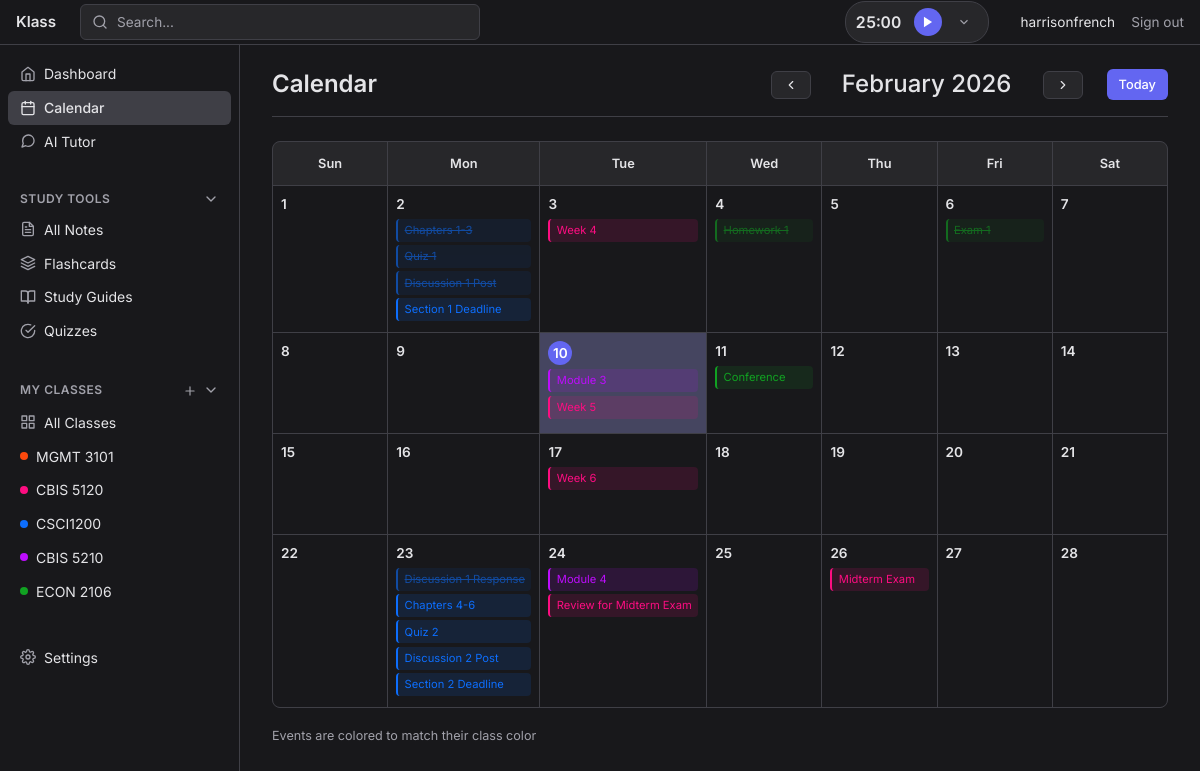
The app's page /calendar (signed in) with its own data.
### tables this page shows
CREATE TABLE users (
            id INTEGER PRIMARY KEY AUTOINCREMENT,
            email TEXT UNIQUE NOT NULL,
            username TEXT UNIQUE NOT NULL,
            password_hash TEXT NOT NULL,
            created_at TIMESTAMP DEFAULT CURRENT_TIMESTAMP,
            updated_at TIMESTAMP DEFAULT CURRENT_TIMESTAMP
        );

CREATE TABLE classes (
            id INTEGER PRIMARY KEY AUTOINCREMENT,
            name TEXT NOT NULL,
            code TEXT,
            instructor TEXT,
            semester TEXT,
            color TEXT DEFAULT '#0d6efd',
            description TEXT,
            created_at TIMESTAMP DEFAULT CURRENT_TIMESTAMP,
            updated_at TIMESTAMP DEFAULT CURRENT_TIMESTAMP
        , syllabus_filename TEXT, user_id INTEGER REFERENCES users(id));

CREATE TABLE assignments (
            id INTEGER PRIMARY KEY AUTOINCREMENT,
            class_id INTEGER NOT NULL,
            title TEXT NOT NULL,
            description TEXT,
            due_date DATE,
            points INTEGER,
            status TEXT DEFAULT 'pending',
            created_at TIMESTAMP DEFAULT CURRENT_TIMESTAMP,
            FOREIGN KEY (class_id) REFERENCES classes (id) ON DELETE CASCADE
        );

CREATE TABLE calendar_events (
            id INTEGER PRIMARY KEY AUTOINCREMENT,
            class_id INTEGER NOT NULL,
            title TEXT NOT NULL,
            description TEXT,
            event_date DATE,
            event_type TEXT DEFAULT 'other',
            created_at TIMESTAMP DEFAULT CURRENT_TIMESTAMP,
            FOREIGN KEY (class_id) REFERENCES classes (id) ON DELETE CASCADE
        );

### app/routes.py (the view)
@app.route('/calendar')
@login_required
def calendar():
    db = get_db()
    user_id = session['user_id']
    today = date.today()
    year = request.args.get('year', today.year, type=int)
    month = request.args.get('month', today.month, type=int)
    if month < 1:
        month = 12
        year -= 1
    elif month > 12:
        month = 1
        year += 1
    cursor = db.execute('''
        SELECT a.*, c.name as class_name, c.code as class_code, c.color as class_color
        FROM assignments a
        JOIN classes c ON a.class_id = c.id
        WHERE c.user_id = ?
        ORDER BY a.due_date ASC
    ''', (user_id,))
    assignments = cursor.fetchall()
    cursor = db.execute('''
        SELECT e.*, c.name as class_name, c.code as class_code, c.color as class_color
        FROM calendar_events e
        JOIN classes c ON e.class_id = c.id
        WHERE c.user_id = ?
        ORDER BY e.event_date ASC
    ''', (user_id,))
    events = cursor.fetchall()
    events_by_date = {}
    for assignment in assignments:
        if assignment['due_date']:
            date_str = assignment['due_date']
            if date_str not in events_by_date:
                events_by_date[date_str] = []
            status = assignment['status']
            try:
                due_date = datetime.strptime(date_str, '%Y-%m-%d').date()
                if due_date < today and status != 'completed':
                    status = 'completed'
            except ValueError:
                pass
            events_by_date[date_str].append({
                'title': assignment['title'],
                'type': 'assignment',
                'class_name': assignment['class_name'],
                'class_color': assignment['class_color'],
                'status': status
            })
    for event in events:
        if event['event_date']:
            date_str = event['event_date']
            if date_str not in events_by_date:
                events_by_date[date_str] = []
            events_by_date[date_str].append({
                'title': event['title'],
                'type': event['event_type'] or 'other',
                'class_name': event['class_name'],
                'class_color': event['class_color']
            })
    calendar_days = []
    month_calendar = cal.Calendar(firstweekday=6)  # Sunday first
    for day_date in month_calendar.itermonthdates(year, month):
        date_str = day_date.strftime('%Y-%m-%d')
        day_events = events_by_date.get(date_str, [])
        calendar_days.append({
            'day': day_date.day,
            'date': date_str,
            'current_month': day_date.month == month,
            'is_today': day_date == today,
            'events': day_events
        })
    prev_month = month - 1
    prev_year = year
    if prev_month < 1:
        prev_month = 12
        prev_year -= 1
    next_month = month + 1
    next_year = year
    if next_month > 12:
        next_month = 1
        next_year += 1
    month_name = cal.month_name[month]
    return render_template(
        'calendar.html',
        calendar_days=calendar_days,
        year=year,
        month_name=month_name,
        prev_year=prev_year,
        prev_month=prev_month,
        next_year=next_year,
        next_month=next_month
    )

### app/templates/calendar.html (shortened to what this page needs)
{% extends "dashboard_base.html" %}
{% block content %}
<div class="page-header">
    <h1>Calendar</h1>
    <div class="calendar-nav">
        <a href="{{ url_for('calendar', year=prev_year, month=prev_month) }}" class="btn btn-sm btn-secondary">
            <span data-feather="chevron-left"></span>
        </a>
        <h2 class="h4" style="margin: 0;">{{ month_name }} {{ year }}</h2>
        <a href="{{ url_for('calendar', year=next_year, month=next_month) }}" class="btn btn-sm btn-secondary">
            <span data-feather="chevron-right"></span>
        </a>
        <a href="{{ url_for('calendar') }}" class="btn btn-sm btn-primary" style="margin-left: 0.5rem;">Today</a>
    </div>
</div>
<div class="calendar-grid">
    <div class="calendar-header">Sun</div>
    <div class="calendar-header">Mon</div>
    <div class="calendar-header">Tue</div>
    <div class="calendar-header">Wed</div>
    <div class="calendar-header">Thu</div>
    <div class="calendar-header">Fri</div>
    <div class="calendar-header">Sat</div>
    {% for day in calendar_days %}
    <div class="calendar-day {% if not day.current_month %}other-month{% endif %} {% if day.is_today %}today{% endif %}">
        <div class="day-number">{{ day.day }}</div>
        {% for event in day.events %}
        <div class="calendar-event {% if event.status == 'completed' %}completed{% endif %}"
             title="{{ event.title }}{% if event.class_name %} - {{ event.class_name }}{% endif %}"
             style="background: {{ event.class_color }}20; color: {{ event.class_color }}; border-left: 2px solid {{ event.class_color }};">
            {{ event.title }}
        </div>
        {% endfor %}
    </div>
    {% endfor %}
</div>
<div class="mt-3">
    <small class="text-muted">Events are colored to match their class color</small>
</div>
{% endblock %}

### app/templates/dashboard_base.html (shortened to what this page needs)
<!DOCTYPE html>
<html lang="en">
<head>
    <link href="https://cdn.jsdelivr.net/npm/bootstrap@5.3.0/dist/css/bootstrap.min.css" rel="stylesheet">
    <link href="{{ url_for('static', filename='css/dashboard.css') }}" rel="stylesheet">
</head>
<body>
    <header class="top-navbar">
        <a class="navbar-brand" href="{{ url_for('dashboard') }}">Klass</a>
        <form class="search-form" action="{{ url_for('search') }}" method="GET">
            <span data-feather="search" class="search-icon"></span>
            <input type="text" name="q" placeholder="Search..." class="search-input">
        </form>
        <div class="navbar-end">
            {% if g.user %}
            <span class="user-name">{{ g.user.username }}</span>
            <a class="nav-link-minimal" href="{{ url_for('auth.logout') }}">Sign out</a>
            {% else %}
            <a class="nav-link-minimal" href="{{ url_for('auth.login') }}">Sign in</a>
            {% endif %}
        </div>
    </header>
    <div class="app-container">
        <nav class="sidebar">
            <div class="sidebar-content">
                <ul class="nav-list">
                    <li>
                        <a class="nav-item {% if request.endpoint == 'dashboard' %}active{% endif %}" href="{{ url_for('dashboard') }}">
                            <span data-feather="home"></span>
                            Dashboard
                        </a>
                    </li>
                    <li>
                        <a class="nav-item {% if request.endpoint == 'calendar' %}active{% endif %}" href="{{ url_for('calendar') }}">
                            <span data-feather="calendar"></span>
                            Calendar
                        </a>
                    </li>
                    <li>
                        <a class="nav-item {% if 'ai_chat' in request.endpoint %}active{% endif %}" href="{{ url_for('ai_chat.chat_home') }}">
                            <span data-feather="message-circle"></span>
                            AI Tutor
                        </a>
                    </li>
                </ul>
                <div class="nav-section">
                    <div class="nav-section-title" onclick="toggleSection(this)">
                        <span>Study Tools</span>
                        <span data-feather="chevron-down" class="section-chevron"></span>
                    </div>
                    <ul class="nav-list nav-collapsible">
                        <li>
                            <a class="nav-item {% if request.endpoint == 'notes.list_notes' %}active{% endif %}" href="{{ url_for('notes.list_notes') }}">
                                <span data-feather="file-text"></span>
                                All Notes
                            </a>
                        </li>
                        <li>
                            <a class="nav-item {% if 'flashcards' in request.endpoint %}active{% endif %}" href="{{ url_for('flashcards.list_decks') }}">
                                <span data-feather="layers"></span>
                                Flashcards
                            </a>
                        </li>
                        <li>
                            <a class="nav-item {% if 'study_guides' in request.endpoint %}active{% endif %}" href="{{ url_for('study_guides.list_guides') }}">
                                <span data-feather="book-open"></span>
                                Study Guides
                            </a>
                        </li>
                        <li>
                            <a class="nav-item {% if 'quizzes' in request.endpoint %}active{% endif %}" href="{{ url_for('quizzes.list_quizzes') }}">
                                <span data-feather="check-circle"></span>
                                Quizzes
                            </a>
                        </li>
                    </ul>
                </div>
                <div class="nav-section">
                    <div class="nav-section-title" onclick="toggleSection(this)">
                        <span>My Classes</span>
                        <div class="section-actions">
                            <a href="{{ url_for('classes.create_class') }}" class="add-btn" title="Add class" onclick="event.stopPropagation()">
                                <span data-feather="plus"></span>
                            </a>
                            <span data-feather="chevron-down" class="section-chevron"></span>
                        </div>
                    </div>
                    <ul class="nav-list nav-collapsible">
                        <li>
                            <a class="nav-item {% if request.endpoint == 'classes.list_classes' %}active{% endif %}" href="{{ url_for('classes.list_classes') }}">
                                <span data-feather="grid"></span>
                                All Classes
                            </a>
                        </li>
                        {% if sidebar_classes %}
                            {% for class in sidebar_classes %}
                            <li>
                                <a class="nav-item {% if request.endpoint == 'classes.view_class' and request.view_args.get('class_id') == class.id %}active{% endif %}" href="{{ url_for('classes.view_class', class_id=class.id) }}">
                                    <span class="class-dot" style="background: {{ class.color }};"></span>
                                    {{ class.code or class.name }}
                                </a>
                            </li>
                            {% endfor %}
                        {% endif %}
                    </ul>
                </div>
                <div class="nav-section">
                    <ul class="nav-list">
                        <li>
                            <a class="nav-item {% if 'settings' in request.endpoint %}active{% endif %}" href="{{ url_for('settings.preferences') }}">
                                <span data-feather="settings"></span>
                                Settings
                            </a>
                        </li>
                    </ul>
                </div>
            </div>
        </nav>
        <main class="main-content">
            {% block content %}{% endblock %}
        </main>
    </div>
</body>
</html>

### records on screen
users: user.username "harrisonfrench"
classes: code "MGMT 3101"
classes: code "CBIS 5120"
classes: code "CSCI1200"
classes: code "CBIS 5210"
classes: code "ECON 2106"
assignments: title "Chapters 1-3"
assignments: title "Quiz 1"
assignments: title "Discussion 1 Post"
calendar_events: title "Section 1 Deadline"
calendar_events: title "Week 4"
assignments: title "Homework 1"
assignments: title "Exam 1"
calendar_events: title "Week 5"
calendar_events: title "Conference"
calendar_events: title "Week 6"
assignments: title "Discussion 1 Response"
assignments: title "Chapters 4-6"
assignments: title "Quiz 2"
assignments: title "Discussion 2 Post"
calendar_events: title "Section 2 Deadline"
calendar_events: title "Module 4"
calendar_events: title "Review for Midterm Exam"
assignments: title "Midterm Exam"

### other values on screen
{{ month_name }} "February"
{{ year }} "2026"
{{ day.day }} "1" "2" "3" "4" "5" "6" "7" "8" "9" "10" "11" "12" "13" "14" "15" "16" "17" "18" "19" "20" "21" "22" "23" "24" "25" "26" "27" "28"
